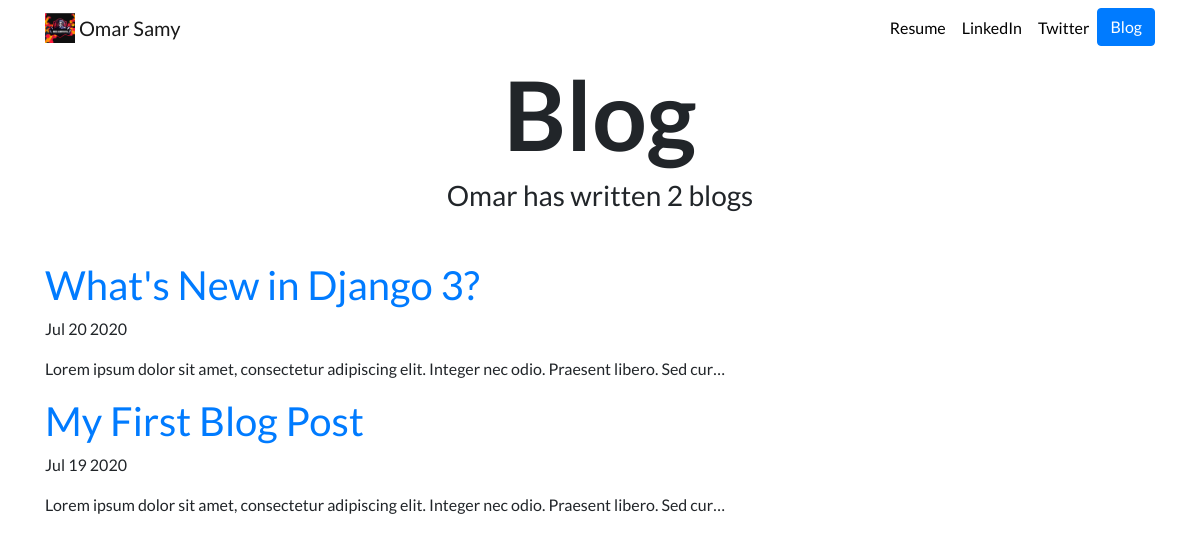
Screenshot of /blog/ with the database file from the repository.
### blog/models.py (models this page shows, shortened)
class Blog(models.Model):
    title = models.CharField(max_length = 200)
    description = models.TextField()
    date = models.DateField()

### blog/views.py (the view)
# urls.py: path('', views.all_blogs, name = "all_blogs"),
def all_blogs(request):
    blogs = Blog.objects.order_by("-date")
    return render(request, "blog/all_blogs.html", {"blogs": blogs})

### blog/templates/blog/all_blogs.html
{% extends "portfolioapp/base.html" %}
{% block content %}
<h1 id="blogtitle" class="font-weight-bold text-center">Blog</h1>
<h3 class="text-center mb-5">Omar has written {{ blogs.count }} blog{{ blogs.count|pluralize }}</h3>
{% for blog in blogs %}
<a href = {% url 'blog:detail' blog.id %}> <h1> {{ blog.title }} </h1></a>
<p> {{ blog.date|date:"M d Y" }} </p>
<p> {{ blog.description|striptags|truncatechars:100 }} </p>
{% endfor %}
{% endblock %}

### portfolioapp/static/portfolioapp/custom.css (style rules this page uses)
body { font-family: 'Lato', sans-serif; }
#blogtitle { font-size: 6rem; }

### rows the page displays
Blog: title "What's New in Django 3?", date "Jul 20 2020", description "Lorem ipsum dolor sit amet, consectetur adipiscing elit. Integer nec odio. Praesent libero. Sed cur…"
Blog: title "My First Blog Post", date "Jul 19 2020", description "Lorem ipsum dolor sit amet, consectetur adipiscing elit. Integer nec odio. Praesent libero. Sed cur…"

### other values shown
{{ blogs.count }} "2"
